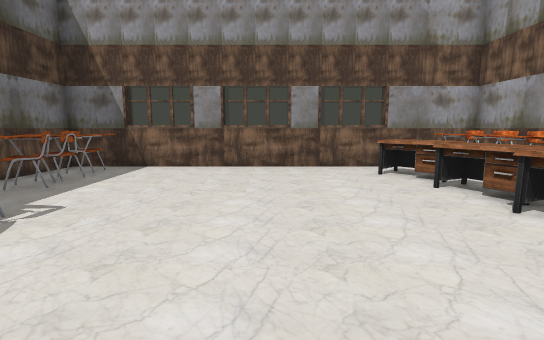
View 1 (above)

16 first-person views from a walk through a level from a Godot 3-D game. The camera is 1.2 m above the floor, tilts 8° down and sees 85° across. Doors that lead somewhere are drawn open, without their leaves. The floor is counted in squares, 1 m on a side. Each view is taken from the middle of a square. On the plan, view 1 faces up. The plan holds only what a view shows up to about 13 squares ahead; the rest is blank. The place goes on beyond the plan. Some surface patterns are stand-ins.

View 2
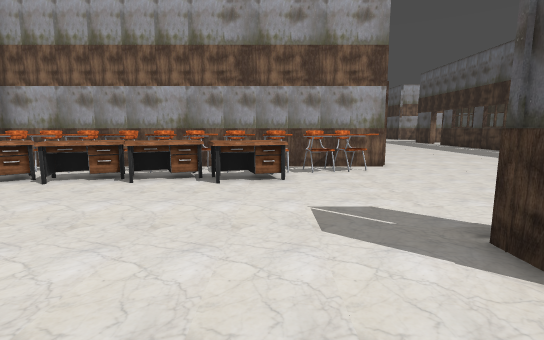

View 3
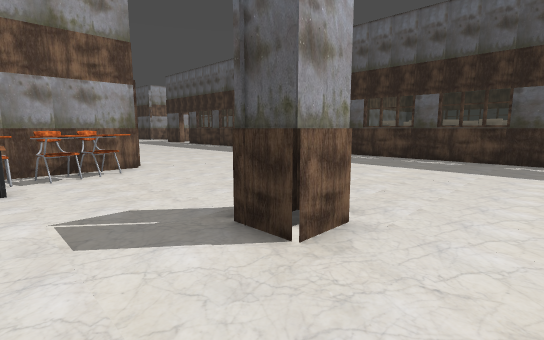

View 4
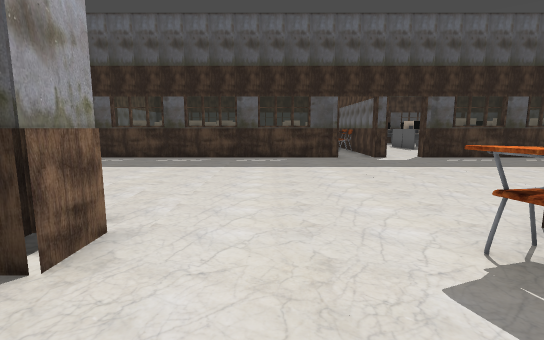

View 5
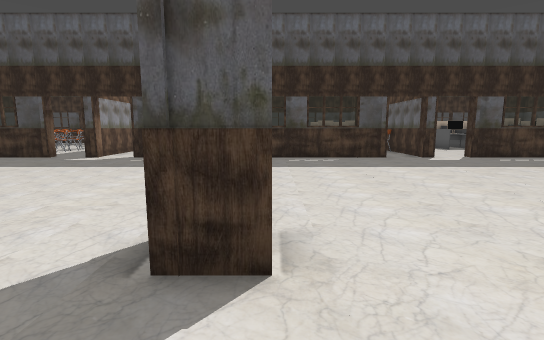

View 6
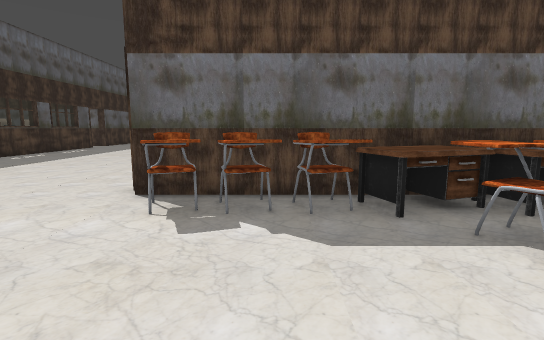

View 7
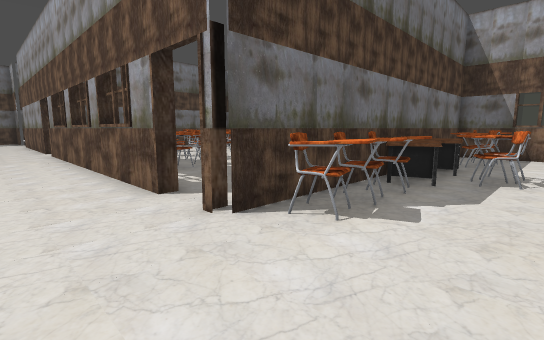

View 8
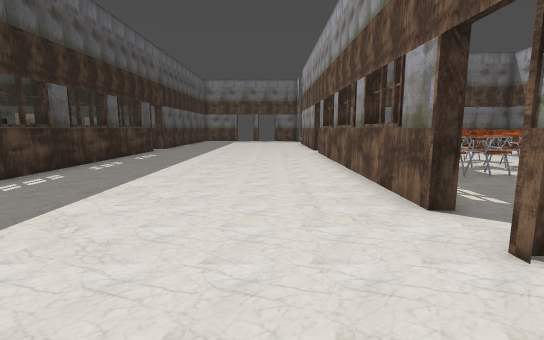

View 9
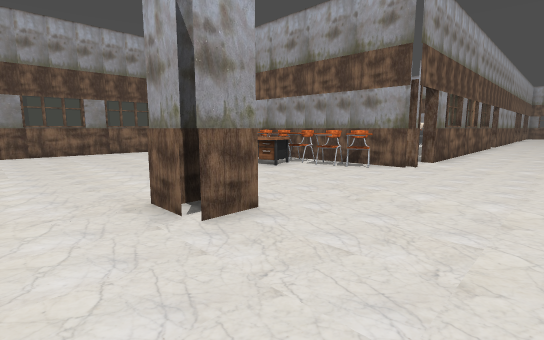

View 10
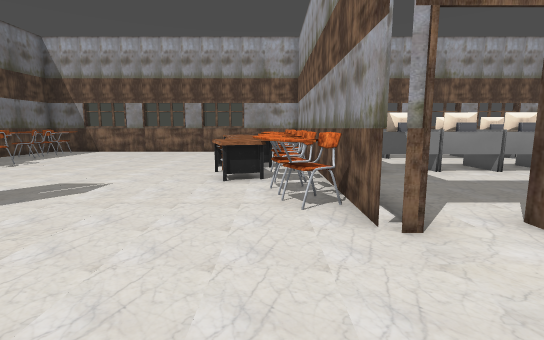

View 11
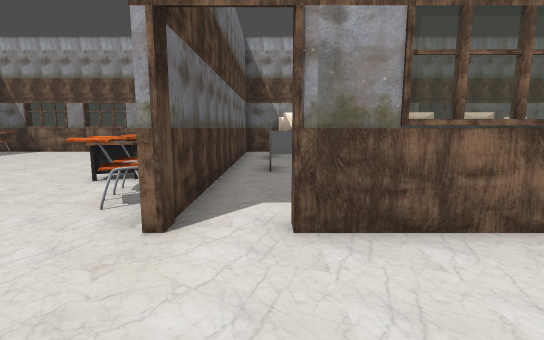

View 12
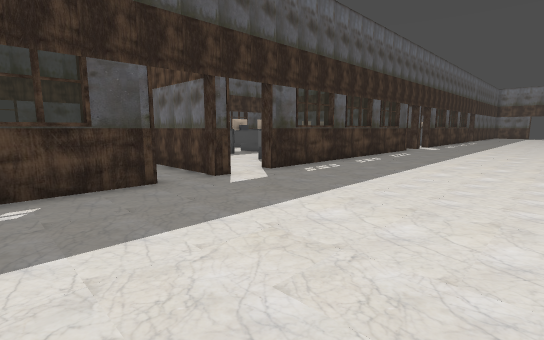

View 13
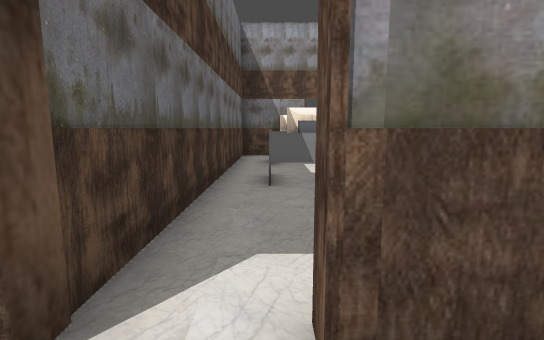

View 14
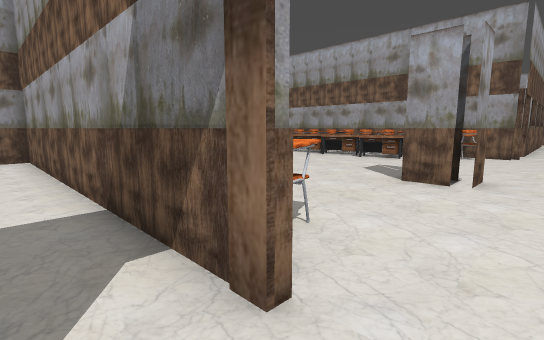

View 15
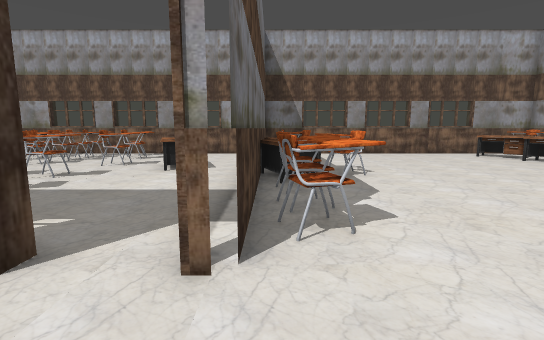

View 16
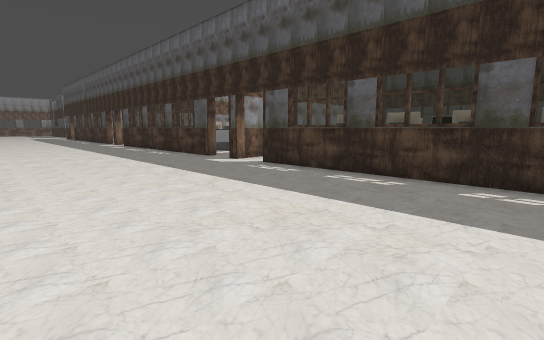

### Floor plan
Points are (right, up) in squares from view 1. A wall is a line through its corners. A room is listed if a view was taken in it or the views show most of it. See-through windows are left out.
Room 1 (views 1, 2, 3, 4, 5, 6, 7, 8, 9, 10, 11, 12, 13, 14, 15, 16)
walls: (-1.1, -2.4) (-1.1, -1.3) (0, -1.3); (0, -2.7) (-1, -2.7); (-6.7, -2.2) (-6.7, -2.8); (-6.3, 0.5) (-6.3, -2.5); (-8.2, -2.2) (-8.2, -2.7) (-17.5, -2.7); (6.3, -2.6) (6.3, 0.6); (6.7, -2.8) (6.7, -2.2); (-5.9, -11.3) (4.7, -11.3); (-7.7, -11.3) (-7.3, -11.3); (6.3, -11.3) (6.7, -11.3); (6.3, 5.4) (6.3, 9.3) (-6.3, 9.3) (-6.3, 5.4); (8.3, -11.3) (10.9, -11.3); (11.5, -2.7) (8.3, -2.7) (8.3, -2.2); (-17.2, -11.3) (-9.3, -11.3)
ways out: open door at (-7.7, -11.4); open door at (-7.5, -2); open door at (6.3, -11.4); open door at (7.5, -2)
objects: desk (-6, 1) to (-5, 1); table (-6, 2) to (-5, 3); table (-6, 4) to (-5, 5); desk (-6, 7) to (-5, 7); desk (-5, -2) to (-5, -1); desk (-5, 0); desk (-5, 4) to (-4, 4); desk (-5, 6); desk (-5, 8) to (-4, 8); desk (-4, 2) to (-4, 3); table (3, 1) to (4, 2); table (3, 3) to (4, 4); table (3, 5) to (4, 6); table (3, 7) to (4, 8); desk (5, -2) to (6, -1); desk (5, -1) to (5, 0); desk (5, 1) to (6, 1); desk (5, 2) to (6, 2); desk (5, 3) to (6, 3); desk (5, 4) to (6, 4); desk (5, 5) to (6, 5); desk (5, 6) to (5, 7); desk (5, 8) to (5, 9); desk (6, 7)

Positions as (right, up) in squares from view 1, and headings:
1: (0, 0), facing up
2: (-3, 1), facing right
3: (-3, 1), facing down-right
4: (-3, 1), facing down
5: (-1, 1), facing down
6: (-1, 0), facing left
7: (-3, -5), facing up-left
8: (-4, -5), facing left
9: (-3, -6), facing up-right
10: (5, -6), facing up
11: (8, -6), facing up
12: (11, -5), facing down-left
13: (8, -4), facing up
14: (-8, -4), facing up-right
15: (-6, -5), facing up
16: (-17, -4), facing down-right
